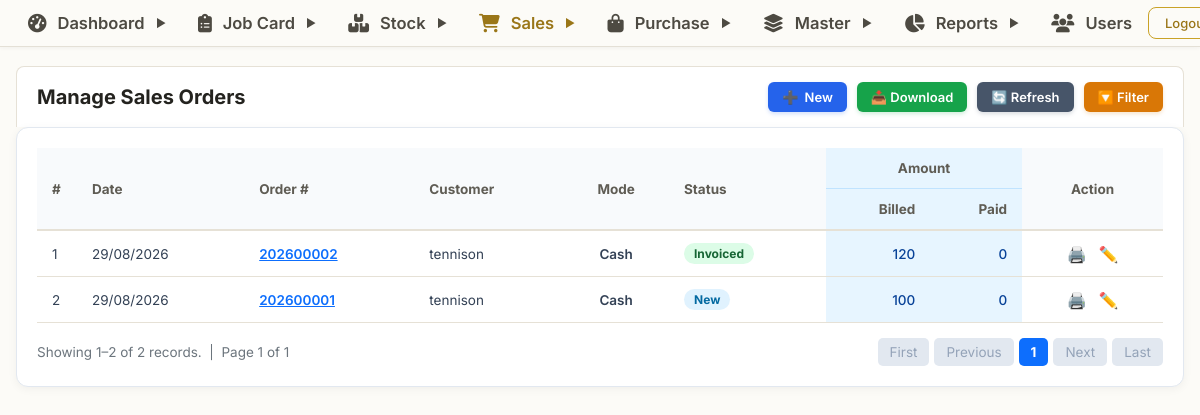
Page /sales/list.php (signed in) on the committed database.
### tables this page shows
CREATE TABLE `sales` (
  `id` bigint NOT NULL AUTO_INCREMENT,
  `createdBy` varchar(255) DEFAULT NULL,
  `createdOn` datetime(6) DEFAULT NULL,
  `modifiedBy` varchar(255) DEFAULT NULL,
  `modifiedOn` datetime(6) DEFAULT NULL,
  `actualAmountSum` float NOT NULL,
  `orderDate` date DEFAULT NULL,
  `orderNo` varchar(255) DEFAULT NULL,
  `orderStatus` varchar(255) DEFAULT NULL,
  `paidAmountSum` float NOT NULL,
  `customer` bigint DEFAULT NULL,
  PRIMARY KEY (`id`),
  KEY `FKt3sxcyawyfdjcr7wanolo98so` (`customer`),
  CONSTRAINT `FKt3sxcyawyfdjcr7wanolo98so` FOREIGN KEY (`customer`) REFERENCES `customer` (`id`)
);

CREATE TABLE `customer` (
  `id` bigint NOT NULL AUTO_INCREMENT,
  `active` bit(1) NOT NULL,
  `customerId` varchar(255) DEFAULT NULL,
  `emailId` varchar(255) DEFAULT NULL,
  `name` varchar(255) DEFAULT NULL,
  `phoneNo1` varchar(255) DEFAULT NULL,
  `phoneNo2` varchar(255) DEFAULT NULL,
  `whatsAppNo` varchar(255) DEFAULT NULL,
  `address` bigint DEFAULT NULL,
  PRIMARY KEY (`id`),
  UNIQUE KEY `UK_f4ujgq5ch50wl6lx48iu6wcvv` (`address`),
  CONSTRAINT `FKfn5r4mug085lanufp9msc1q6n` FOREIGN KEY (`address`) REFERENCES `address` (`id`)
);

### sales/list.php (the view, shortened to what this page needs)
<?php
require_once("../config/db.php");
$limit = 10;
$page = isset($_GET['page']) ? max(1, (int)$_GET['page']) : 1;
$offset = ($page - 1) * $limit;
$where = "WHERE 1=1";
$countQuery = "SELECT COUNT(*) AS total FROM sales s LEFT JOIN customer c ON s.customer = c.id $where";
$countResult = mysqli_query($conn, $countQuery);
$totalRows = ($countResult && $cRow = mysqli_fetch_assoc($countResult)) ? (int)$cRow['total'] : 0;
$totalPages = $totalRows > 0 ? ceil($totalRows / $limit) : 1;
$query = "SELECT s.*, c.name as customer_name
          FROM sales s
          LEFT JOIN customer c ON s.customer = c.id
          $where
          ORDER BY s.id DESC
          LIMIT $limit OFFSET $offset";
$result = mysqli_query($conn, $query);
$rows = [];
if ($result) {
    while ($r = mysqli_fetch_assoc($result)) {
        $rows[] = $r;
    }
}
$paymentModes = [];
if (!empty($rows)) {
    $salesIds = array_filter(array_map('intval', array_column($rows, 'id')));
    if (!empty($salesIds)) {
        $idList = implode(',', $salesIds);
        $pRes = mysqli_query($conn, "SELECT sales, mode FROM payment WHERE sales IN ($idList) AND mode IS NOT NULL AND mode != ''");
        if ($pRes) {
            while ($pRow = mysqli_fetch_assoc($pRes)) {
                $paymentModes[$pRow['sales']] = $pRow['mode'];
            }
        }
    }
}
?>
<?php include("../includes/header.php"); ?>
<div class="erp-container">
    <div class="erp-header-bar">
        <div class="erp-header-title">Manage Sales Orders</div>
        <div class="erp-header-actions" style="display: flex; gap: 10px; align-items: center; flex-wrap: wrap;">
            <a href="create.php" style="background: #2563eb; color: #ffffff; text-decoration: none; font-weight: 600; font-size: 13px; padding: 7px 14px; border-radius: 6px; display: inline-flex; align-items: center; gap: 6px; box-shadow: 0 2px 4px rgba(37, 99, 235, 0.2);">
                <span style="font-size: 13px;">➕</span> New
            </a>
            <button type="button" onclick="openDownloadModal()" style="background: #16a34a; color: #ffffff; border: none; font-weight: 600; font-size: 13px; padding: 7px 14px; border-radius: 6px; display: inline-flex; align-items: center; gap: 6px; cursor: pointer; box-shadow: 0 2px 4px rgba(22, 163, 74, 0.2);">📥 Download</button>
            <button type="button" onclick="location.reload()" style="background: #475569; color: #ffffff; border: none; font-weight: 600; font-size: 13px; padding: 7px 14px; border-radius: 6px; display: inline-flex; align-items: center; gap: 6px; cursor: pointer; box-shadow: 0 2px 4px rgba(71, 85, 105, 0.2);">🔄 Refresh</button>
            <button type="button" onclick="document.getElementById('salesFilter').style.display = document.getElementById('salesFilter').style.display === 'none' ? 'block' : 'none'" style="background: #d97706; color: #ffffff; border: none; font-weight: 600; font-size: 13px; padding: 7px 14px; border-radius: 6px; display: inline-flex; align-items: center; gap: 6px; cursor: pointer; box-shadow: 0 2px 4px rgba(217, 119, 6, 0.2);">🔽 Filter</button>
        </div>
    </div>
    <div class="table-box">
        <table>
            <thead>
                <tr>
                    <th rowspan="2" style="width:40px;">#</th>
                    <th rowspan="2">Date</th>
                    <th rowspan="2">Order #</th>
                    <th rowspan="2">Customer</th>
                    <th rowspan="2" style="text-align:center;">Mode</th>
                    <th rowspan="2">Status</th>
                    <th colspan="2" class="th-group-amt">Amount</th>
                    <th rowspan="2" style="text-align:center;">Action</th>
                </tr>
                <tr>
                    <th class="th-amt-sub" style="text-align:right;">Billed</th>
                    <th class="th-amt-sub" style="text-align:right;">Paid</th>
                </tr>
            </thead>
            <tbody>
                <?php if (count($rows)):
                    $i = $offset + 1; ?>
                    <?php foreach ($rows as $row): ?>
                        <tr>
                            <td><?= $i++ ?></td>
                            <td><?= date('d/m/Y', strtotime($row['orderDate'])) ?></td>
                            <td>
                                <a href="edit.php?id=<?= $row['id'] ?>" class="order-link" title="Click to edit order">
                                    <?= htmlspecialchars($row['orderNo']) ?>
                                </a>
                            </td>
                            <td><?= htmlspecialchars($row['customer_name'] ?: 'CASH BILL') ?></td>
                            <td style="text-align:center; font-weight:600; color:#334155;">
                                <?php
                                $pm = trim($paymentModes[$row['id']] ?? $row['paymentMode'] ?? '');
                                $paid_amt = (float)($row['paidAmountSum'] ?? 0);
                                if (strcasecmp($pm, 'NetBanking') === 0 || strcasecmp($pm, 'Net Banking') === 0 || strcasecmp($pm, 'NB') === 0) {
                                    echo 'Net Banking';
                                } elseif (!empty($pm)) {
                                    echo htmlspecialchars($pm);
                                } elseif ($paid_amt > 0) {
                                    echo 'Cash';
                                } else {
                                    echo '<span style="color:#94a3b8; font-weight:600;">—</span>';
                                }
                                ?>
                            </td>
                            <td>
                                <?php
                                $st = htmlspecialchars($row['orderStatus'] ?: 'New');
                                $stBg = '#e0f2fe'; $stFg = '#0369a1';
                                if ($st === 'Invoiced' || $st === 'Completed') {
                                    $stBg = '#dcfce7'; $stFg = '#166534';
                                } else if ($st === 'Pending') {
                                    $stBg = '#fef3c7'; $stFg = '#92400e';
                                }
                                ?>
                                <span style="background:<?= $stBg ?>; color:<?= $stFg ?>; padding:3px 10px; border-radius:12px; font-weight:700; font-size:12px; display:inline-block;">
                                    <?= $st ?>
                                </span>
                            </td>
                            <td class="amt-cell"><?= number_format(round($row['actualAmountSum']), 0) ?></td>
                            <td class="amt-cell"><?= number_format(round($row['paidAmountSum']), 0) ?></td>
                            <td style="text-align:center; white-space:nowrap;">
                                <button type="button" onclick="window.open('print_receipt.php?id=<?= $row['id'] ?>', '_blank')" class="action-icon" title="Print Customer Bill">🖨️</button>
                                <a href="edit.php?id=<?= $row['id'] ?>" class="action-icon" title="Edit Order">✏️</a>
                            </td>
                        </tr>
                    <?php endforeach; ?>
                <?php else: ?>
                    <tr>
                        <td colspan="9" style="text-align:center; padding:30px; color:#6c757d;">No Sales Orders Found</td>
                    </tr>
                <?php endif; ?>
            </tbody>
        </table>
        <div class="pagination">
            <div>
                <?php
                $startRecord = $totalRows > 0 ? $offset + 1 : 0;
                $endRecord = min($offset + $limit, $totalRows);
                ?>
                Showing <?= $startRecord ?>–<?= $endRecord ?> of <?= $totalRows ?> records. &nbsp;|&nbsp; Page <?= $page ?> of <?= $totalPages ?>
            </div>
            <div style="display:flex; gap:5px; align-items:center;">
                <?php if ($page <= 1): ?>
                    <span style="padding:6px 12px; background:#e2e8f0; border-radius:5px; color:#94a3b8; cursor:not-allowed;">First</span>
                    <span style="padding:6px 12px; background:#e2e8f0; border-radius:5px; color:#94a3b8; cursor:not-allowed;">Previous</span>
                <?php endif; ?>
                <a style="padding:6px 12px; background:#0d6efd; color:#fff; border-radius:5px; text-decoration:none; font-weight:bold;"><?= $page ?></a>
                <?php if ($page >= $totalPages): ?>
                    <span style="padding:6px 12px; background:#e2e8f0; border-radius:5px; color:#94a3b8; cursor:not-allowed;">Next</span>
                    <span style="padding:6px 12px; background:#e2e8f0; border-radius:5px; color:#94a3b8; cursor:not-allowed;">Last</span>
                <?php endif; ?>
            </div>
        </div>
    </div>
</div>
<?php include("../includes/footer.php"); ?>

### includes/common_erp.css (style rules this page uses)
:root { --erp-primary: #C9A227; --erp-primary-hover: #E6C65C; --erp-secondary: #9A7618; --erp-secondary-hover: #C9A227; --erp-accent: #C9A227; --erp-accent-hover: #E6C65C; --erp-success: #3F7D52; --erp-success-hover: #2F5D3D; --erp-warning: #B7791F; --erp-warning-hover: #975F13; --erp-danger: #B94A48; --erp-danger-hover: #9A3837; --erp-dark: #24231F; --erp-dark-hover: #35332C; --erp-bg: #FCFBF7; --erp-card-bg: #FFFFFF; --erp-subtle-bg: #F6F3EA; --erp-border: #E6E1D6; --erp-border-input: #D8D4C8; --erp-border-dark: #DED9CB; --erp-text-main: #5F5C54; --erp-text-muted: #8A877D; --erp-text-light: #AAA69B; --erp-text-heading: #24231F; --erp-font: 'Inter', system-ui, -apple-system, BlinkMacSystemFont, "Segoe UI", Roboto, sans-serif; --erp-radius-sm: 4px; --erp-radius-md: 6px; --erp-radius-lg: 8px; --erp-radius-xl: 12px; --erp-shadow-sm: 0 1px 3px rgba(36, 35, 31, 0.05); --erp-shadow-md: 0 4px 6px -1px rgba(36, 35, 31, 0.08); --erp-shadow-lg: 0 10px 25px -5px rgba(36, 35, 31, 0.12); }
*, *::before, *::after { box-sizing: border-box !important; }
html { scroll-behavior: smooth; width: 100% !important; max-width: 100% !important; margin: 0; padding: 0; overflow-x: hidden !important; -webkit-text-size-adjust: 100%; -webkit-font-smoothing: antialiased; -moz-osx-font-smoothing: grayscale; }
.erp-container, .page-wrapper, .container-box, .page-main-container, .login-card { animation: erpPageFadeIn 0.14s ease-out; }
body { width: 100% !important; max-width: 100% !important; margin: 0; padding: 0; overflow-x: hidden !important; background-color: var(--erp-bg) !important; font-family: var(--erp-font) !important; color: var(--erp-text-main) !important; }
input, select, textarea, button { max-width: 100%; font-family: inherit; }
.erp-container, .page-wrapper, .container-box, .container, .app-container { width: 100% !important; max-width: 1360px; margin: 0 auto; padding: 20px 20px 10px 20px; box-sizing: border-box; min-height: auto !important; }
.erp-header-bar, .header-bar, .page-header, .header { background: #ffffff; display: flex; align-items: center; justify-content: space-between; border-radius: 8px 8px 0 0; padding: 15px 20px; border: 1px solid var(--erp-border); border-bottom: none; flex-wrap: wrap; gap: 12px; }
.erp-header-title, .page-header h1, .header h2, .po-title-bar h2 { color: var(--erp-dark); font-weight: 700; font-size: 20px; margin: 0; display: flex; align-items: center; gap: 8px; }
.erp-header-actions, .header-actions, .actions { display: flex; gap: 10px; align-items: center; flex-wrap: wrap; }
.erp-table-box, .table-box, .table-wrap, .table-responsive { background: #ffffff; border-radius: 0 0 12px 12px; box-shadow: var(--erp-shadow-lg); padding: 0; border: 1px solid var(--erp-border); width: 100% !important; max-width: 100% !important; overflow-x: auto !important; -webkit-overflow-scrolling: touch; }
.erp-table, table { width: 100%; border-collapse: collapse; text-align: left; min-width: 800px; }
.erp-table th, table th { background: #f8fafc; padding: 12px 15px; border-bottom: 2px solid var(--erp-border); font-size: 13.5px; font-weight: 700; color: var(--erp-text-main); vertical-align: middle; white-space: nowrap; }
.erp-table td, table td { padding: 12px 15px; border-bottom: 1px solid var(--erp-border); font-size: 13.5px; color: #334155; vertical-align: middle; }
.erp-table tbody tr, table tbody tr { transition: background-color 0.15s ease; }
.erp-pagination, .pagination, .pagination-bar { display: flex; justify-content: space-between; align-items: center; margin-top: 16px; font-size: 13.5px; color: var(--erp-text-muted); flex-wrap: wrap; gap: 10px; }
@media (max-width: 1280px) { .erp-container, .page-wrapper, .container-box, .container { padding: 16px; } }

### includes/header.php (style rules this page uses)
* { box-sizing: border-box; margin: 0; padding: 0; }
body { font-family: 'Inter', Arial, sans-serif; background: #f4f6f9; padding-top: 50px; padding-bottom: 16px; }

### rows in the picture
sales: orderDate "29/08/2026", orderNo "202600002", customer.name "tennison", id "Cash", orderStatus "Invoiced", actualAmountSum "120", paidAmountSum "0"
sales: orderDate "29/08/2026", orderNo "202600001", customer.name "tennison", id "Cash", orderStatus "New", actualAmountSum "100", paidAmountSum "0"

### other values in the picture
$startRecord "1"
$endRecord "2"
$totalRows "2"
$page "1"
$totalPages "1"
